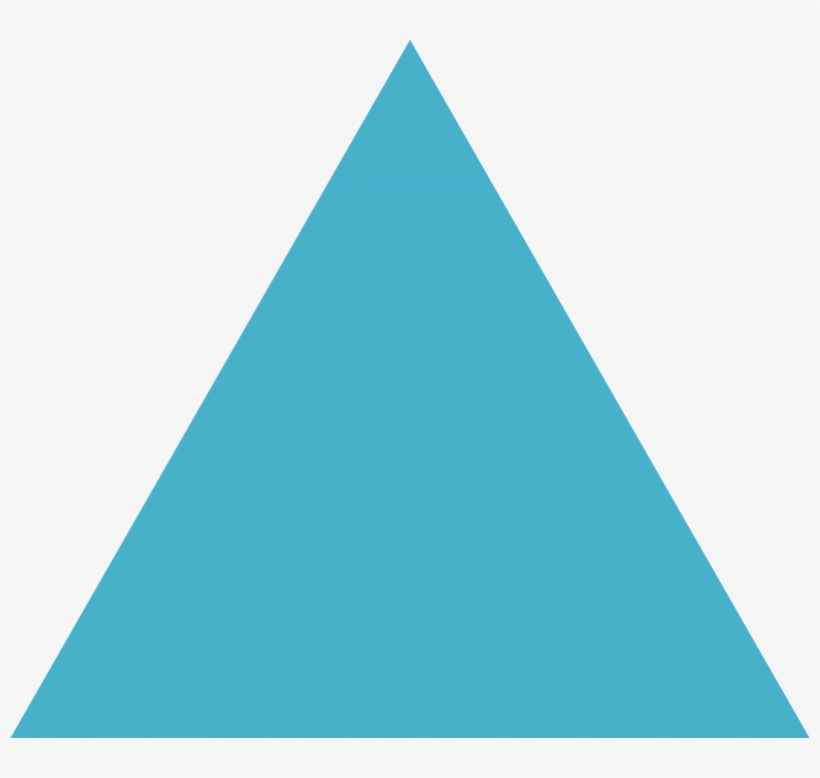
#> input picture triangle.png, 820 x 778 px
$ jupyter execute OpenCV_Contour.ipynb
#> lines starting #> are read from the running program, lines starting #| are printed output that depends on the picture; after the words box and inside, x2 and y2 are one past the last pixel; in counts of white or black regions, pixels touching at a corner belong together
[cell 1]
import cv2

img = cv2.imread("triangle.png")
#> img is the input picture: shape (778, 820, 3); mean B, G, R 226.1, 215.5, 169.2
gray = cv2.cvtColor(img, cv2.COLOR_BGR2GRAY)
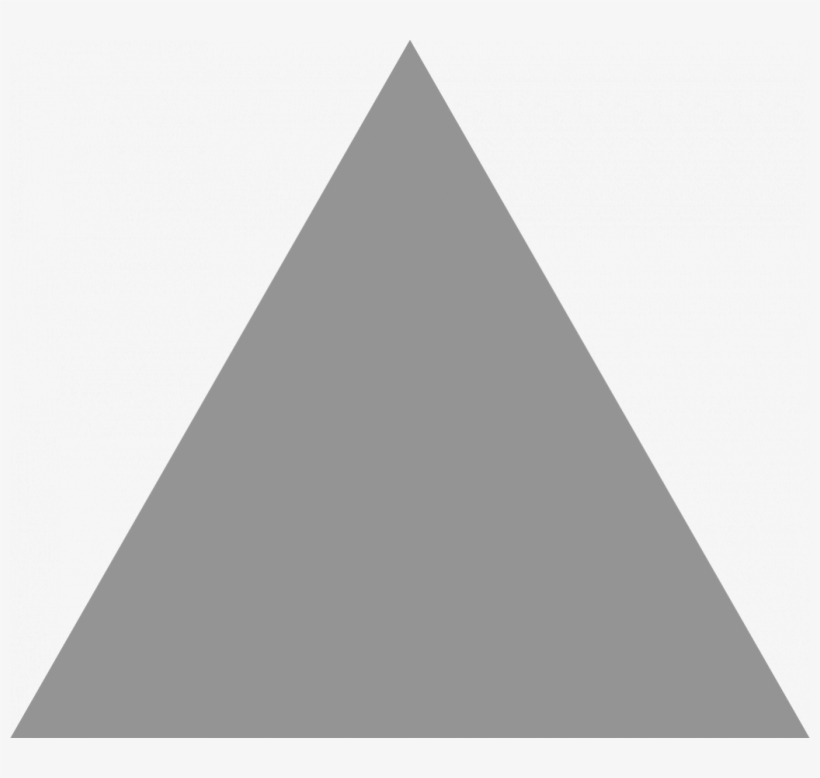
#> gray: shape (778, 820); min 146, max 248, mean 202.9

_, thresh = cv2.threshold(gray, 150, 255, cv2.THRESH_BINARY)
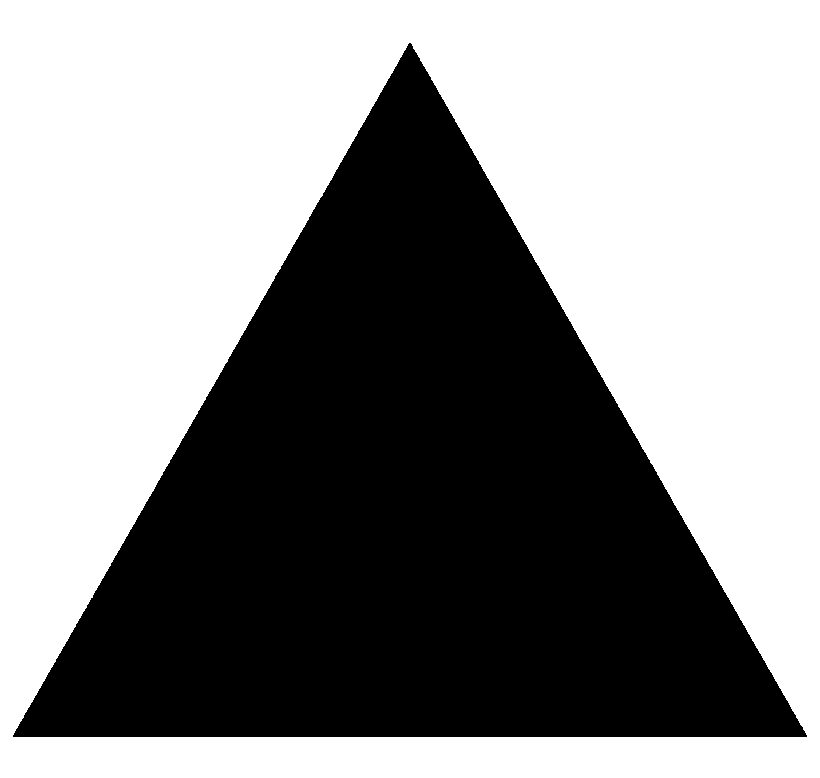
#> thresh: shape (778, 820); 56.7% white; 1 black region

# Find Contours

contours, hierarchy = cv2.findContours(thresh, cv2.RETR_TREE, cv2.CHAIN_APPROX_SIMPLE)
#> contours = 2 contours; box (x1, y1, x2, y2) and area: (0, 0, 820, 778) 636363, (12, 42, 808, 738) 277514

# Display Output
cv2.drawContours(img, contours, -1, (0,255,0), 3)
#> img: shape (778, 820, 3); 3.21% of pixels changed, all inside (x1, y1, x2, y2) = (0, 0, 820, 778)

cv2.imshow("Contours", img)

cv2.waitKey(0)
cv2.destroyAllWindows()

[cell 2]
import cv2

img = cv2.imread("images.jpg")
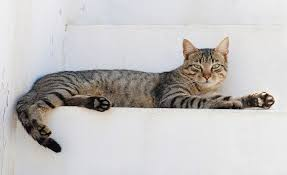
#> input picture images.jpg, 287 x 175 px
#> img is the input picture: shape (175, 287, 3); mean B, G, R 193.4, 194.1, 196.5
gray = cv2.cvtColor(img, cv2.COLOR_BGR2GRAY)
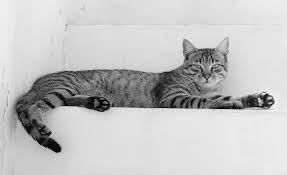
#> gray: shape (175, 287); min 0, max 253, mean 194.7

_, thresh = cv2.threshold(gray, 174, 255, cv2.THRESH_BINARY)
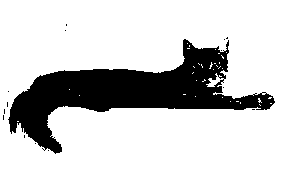
#> thresh: shape (175, 287); 79.4% white; 15 black regions (14 under 20 px)

# Find Contours

contours, hierarchy = cv2.findContours(thresh, cv2.RETR_TREE, cv2.CHAIN_APPROX_SIMPLE)
#> contours = 57 contours, 55 with area under 20; largest, box (x1, y1, x2, y2) and area: (0, 0, 287, 175) 49764, (7, 38, 276, 155) 10846

# Display Output
cv2.drawContours(img, contours, -1, (0,255,0), 2)
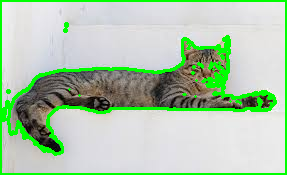
#> img: shape (175, 287, 3); 10.66% of pixels changed, all inside (x1, y1, x2, y2) = (0, 0, 287, 175)

cv2.imshow("Contours", img)

cv2.waitKey(0)
cv2.destroyAllWindows()

## Detect Shapes

[cell 3]
import cv2

img = cv2.imread("triangle.png")
gray = cv2.cvtColor(img, cv2.COLOR_BGR2GRAY)

_, thresh = cv2.threshold(gray, 150, 255, cv2.THRESH_BINARY)

# Find Contours

contours, hierarchy = cv2.findContours(thresh, cv2.RETR_TREE, cv2.CHAIN_APPROX_SIMPLE)
#> contours = 2 contours; box (x1, y1, x2, y2) and area: (0, 0, 820, 778) 636363, (12, 42, 808, 738) 277514

for cnt in contours:
     # Approximate shape
    perimeter = cv2.arcLength(cnt, True)
    approx = cv2.approxPolyDP(cnt, 0.02 * perimeter, True)
    corners = len(approx)

    # Determine shape
    if corners == 3:
        shape = "Triangle"
    elif corners == 4:
        shape = "Rectangle"
    elif corners == 5:
        shape = "Pentagon"
    elif corners >5:
        shape = "Circle"
    else:
        shape = "Unknown"

# Display Output
    cv2.drawContours(img, [approx], -1, (0,255,200), 3)

    x= approx.ravel()[0]            # Ravel converts nD array in 1D array
    y = approx.ravel()[1]-10

    cv2.putText(img, shape, (x,y), cv2.FONT_HERSHEY_COMPLEX,0.8, (0,0,200), 2)
#> this loop made 2 passes
#> (perimeter, approx, corners, shape, x, y) on passes 1 to 2: (3192, [[0, 0], [0, 777], [819, 777], [819, 0]], 4, 'Rectangle', 0, -10), (2514.3, [[409, 42], [806, 737], [12, 736]], 3, 'Triangle', 409, 32)
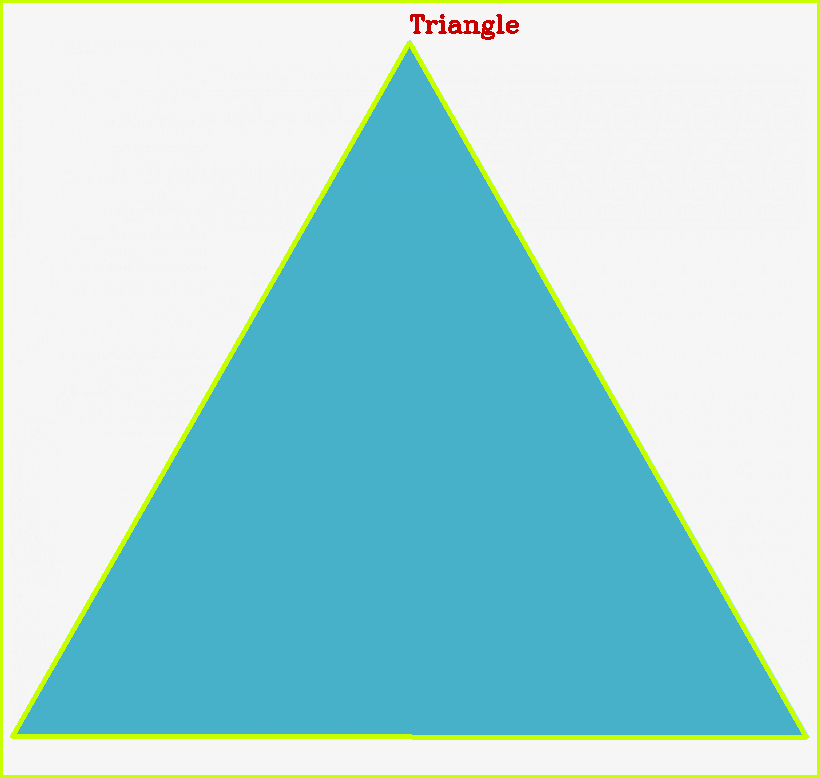
#> img: shape (778, 820, 3); 3.5% of pixels changed, all inside (x1, y1, x2, y2) = (0, 0, 820, 778)

cv2.imshow("Contours", img)

cv2.waitKey(0)
cv2.destroyAllWindows()

### Circle

[cell 4]
import cv2

img = cv2.imread("circle.png")
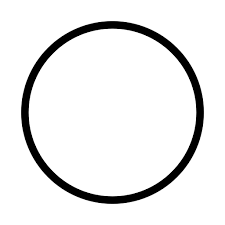
#> input picture circle.png, 225 x 225 px
#> img is the input picture: shape (225, 225, 3); min 0, max 255, mean 234.1
gray = cv2.cvtColor(img, cv2.COLOR_BGR2GRAY)
#> gray: shape (225, 225)

_, thresh = cv2.threshold(gray, 150, 255, cv2.THRESH_BINARY)
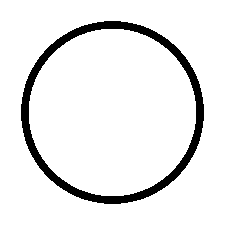
#> thresh: shape (225, 225); 91.7% white; 1 black region

# Find Contours

contours, hierarchy = cv2.findContours(thresh, cv2.RETR_TREE, cv2.CHAIN_APPROX_SIMPLE)
#> contours = 3 contours; box (x1, y1, x2, y2) and area: (0, 0, 225, 225) 50176, (20, 20, 205, 205) 26528, (29, 29, 196, 196) 21816

for cnt in contours:
     # Approximate shape
    perimeter = cv2.arcLength(cnt, True)
    approx = cv2.approxPolyDP(cnt, 0.01 * perimeter, True)
    corners = len(approx)

    # Determine shape
    if corners == 3:
        shape = "Triangle"
    elif corners == 4:
        shape = "Rectangle"
    elif corners == 5:
        shape = "Pentagon"
    elif corners >5:
        shape = "Circle"
    else:
        shape = "Unknown"
#> this loop made 3 passes
#> (perimeter, approx, corners, shape) on pass 1: (896, [[0, 0], [0, 224], [224, 224], [224, 0]], 4, 'Rectangle')
#> (perimeter, corners, shape) on passes 2 to 3: (609.5, 16, 'Circle'), (551.5, 16, 'Circle')

# Display Output
cv2.drawContours(img, [approx], -1, (0,255,200), 2)

x= approx.ravel()[0]            # Ravel converts nD array in 1D array
#> x = 101
y = approx.ravel()[1]-10
#> y = 19

cv2.putText(img, shape, (x,y), cv2.FONT_HERSHEY_COMPLEX,0.8, (0,0,255), 2)
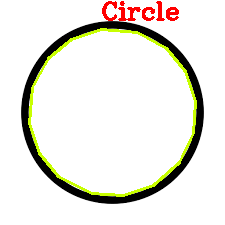
#> img: shape (225, 225, 3); mean B, G, R 224.3, 231.9, 233.6

cv2.imshow("Contours", img)

cv2.waitKey(0)
cv2.destroyAllWindows()
